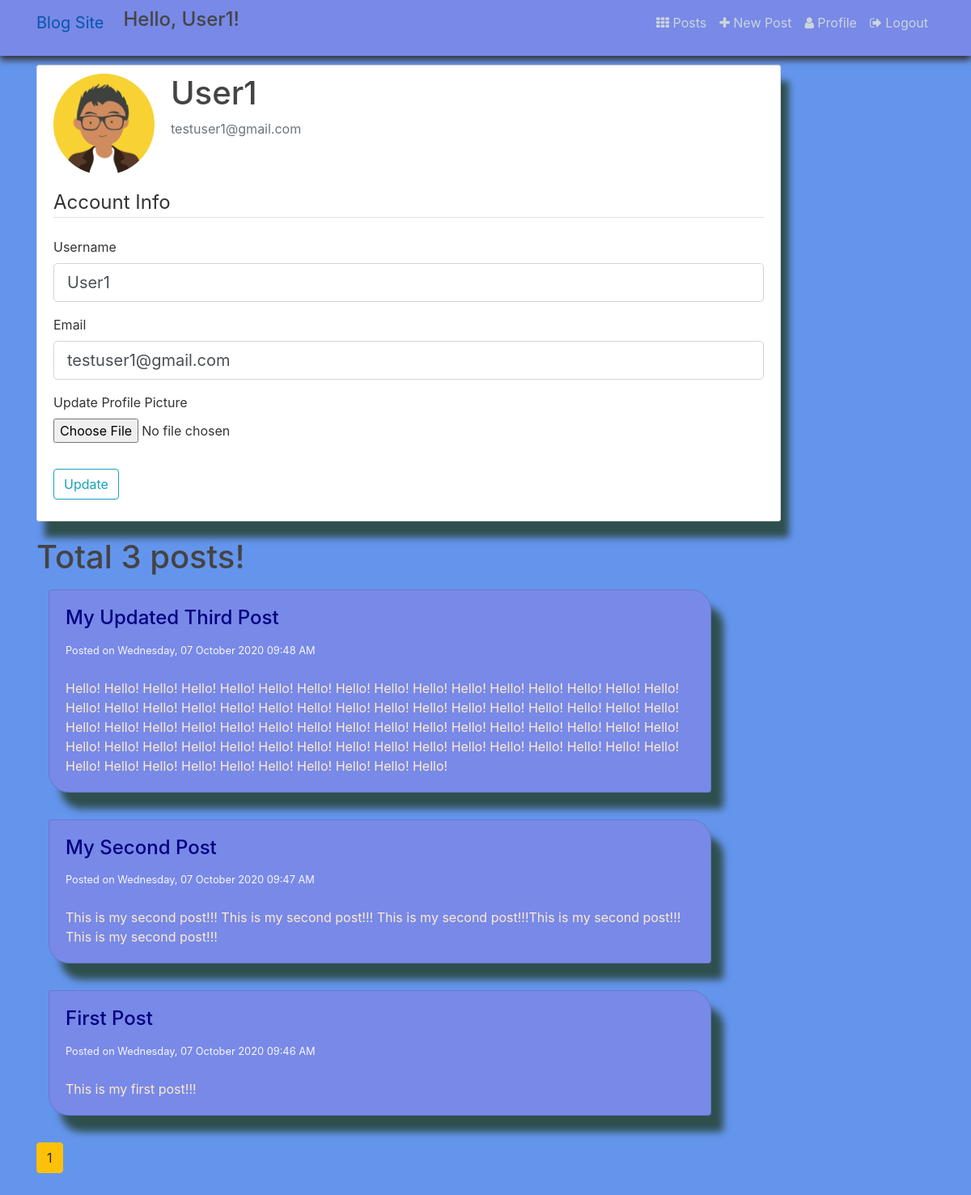
Page /account (signed in) on the committed database.
### flaskblog/models.py (models this page shows, shortened)
class User(db.Model, UserMixin):
    id = db.Column(db.Integer, primary_key=True)
    username = db.Column(db.String(20), unique=True, nullable=False)
    email = db.Column(db.String(120), unique=True, nullable=False)
    image_file = db.Column(db.String(20), nullable=False, default='default.png')
    password = db.Column(db.String(60), nullable=False)
    posts = db.relationship('Post', backref='author', lazy=True)

class Post(db.Model):
    id = db.Column(db.Integer, primary_key=True)
    title = db.Column(db.String(100), nullable=False)
    date_posted = db.Column(db.DateTime, nullable=False, default=datetime.utcnow)
    content = db.Column(db.Text, nullable=False)
    user_id = db.Column(db.Integer, db.ForeignKey('user.id'), nullable=False)

### flaskblog/users/routes.py (the view)
@users.route("/account", methods=['GET', 'POST'])
@login_required
def account():
    form = UpdateAccountForm()
    if form.validate_on_submit():
        if form.picture.data:
            picture_file = save_picture(form.picture.data)
            current_user.image_file = picture_file
        current_user.username = form.username.data
        current_user.email = form.email.data
        db.session.commit()
        flash('Your account has been updated!', 'success')
        return redirect(url_for('users.account'))
    elif request.method == 'GET':
        form.username.data = current_user.username
        form.email.data = current_user.email
        page = request.args.get('page', 1, type=int)
        user = User.query.filter_by(username=form.username.data).first_or_404()
        posts = Post.query.filter_by(author=user)\
            .order_by(Post.date_posted.desc())\
            .paginate(page=page, per_page=5)
    image_file = url_for('static', filename='profile_pics/' + current_user.image_file)
    return render_template('account.html', title='Account', image_file=image_file, form=form, posts=posts, user=user)

### flaskblog/users/forms.py (shortened to what this page needs)
class UpdateAccountForm(FlaskForm):
    username = StringField('Username',
                           validators=[DataRequired(), Length(min=2, max=20)])
    email = StringField('Email',
                        validators=[DataRequired(), Email()])
    picture = FileField('Update Profile Picture', validators=[FileAllowed(['jpg', 'png'])])
    submit = SubmitField('Update')

### flaskblog/models.py (called while the page is built)
@login_manager.user_loader
def load_user(user_id):
    return User.query.get(int(user_id))

### flaskblog/templates/account.html (shortened to what this page needs)
{% extends "layout.html" %}
{% block content %}
    <div class="content-section">
      <div class="media">
        <img class="rounded-circle account-img" src="{{ image_file }}">
        <div class="media-body">
          <h2 class="account-heading">{{ current_user.username }}</h2>
          <p class="text-secondary">{{ current_user.email }}</p>
        </div>
      </div>
      <form method="POST" action="" enctype="multipart/form-data">
          <fieldset class="form-group">
              <legend class="border-bottom mb-4">Account Info</legend>
              <div class="form-group">
                  {{ form.username.label(class="form-control-label") }}
                  {% if form.username.errors %}
                      {{ form.username(class="form-control form-control-lg is-invalid") }}
                      <div class="invalid-feedback">
                          {% for error in form.username.errors %}
                              <span>{{ error }}</span>
                          {% endfor %}
                      </div>
                  {% else %}
                      {{ form.username(class="form-control form-control-lg") }}
                  {% endif %}
              </div>
              <div class="form-group">
                  {{ form.email.label(class="form-control-label") }}
                  {% if form.email.errors %}
                      {{ form.email(class="form-control form-control-lg is-invalid") }}
                      <div class="invalid-feedback">
                          {% for error in form.email.errors %}
                              <span>{{ error }}</span>
                          {% endfor %}
                      </div>
                  {% else %}
                      {{ form.email(class="form-control form-control-lg") }}
                  {% endif %}
              </div>
              <div class="form-group">
                  {{ form.picture.label() }}
                  {{ form.picture(class="form-control-file") }}
              </div>
          </fieldset>
          <div class="form-group">
              {{ form.submit(class="btn btn-outline-info") }}
          </div>
      </form>
    </div>
    <h1 class="mb-3">Total {{ posts.total }} posts!</h1>
        {% for post in posts.items %}
        <div class="container" style="display: flex;">
            <div class="card" style="margin-bottom: 20px;">
                <div class="card-body">
                  <h4 class="card-title"><a class="title" href="{{ url_for('posts.post', post_id=post.id) }}">{{ post.title }}</a></h4>
                  <small>Posted on {{ post.date_posted.strftime('%A, %d %B %Y %I:%M %p') }}</small>
                  <br>
                  <br>
                  <p class="card-text">{{ post.content }}</p>
                </div>
            </div>
        </div>
        {% endfor %}
    {% for page_num in posts.iter_pages(left_edge=1, right_edge=1, left_current=1, right_current=2) %}
      {% if page_num %}
        {% if posts.page == page_num %}
          <a class="btn btn-warning mb-4" href="{{ url_for('users.user_posts', username=user.username, page=page_num) }}">{{ page_num }}</a>
        {% else %}
          <a class="btn btn-outline-warning mb-4" href="{{ url_for('users.user_posts', username=user.username, page=page_num) }}">{{ page_num }}</a>
        {% endif %}
      {% else %}
        ...
      {% endif %}
    {% endfor %}
{% endblock content %}

### flaskblog/templates/layout.html (shortened to what this page needs)
<!DOCTYPE html>
<html>
<head>
    <link rel="stylesheet" href="https://maxcdn.bootstrapcdn.com/bootstrap/4.0.0/css/bootstrap.min.css">
    <link rel="stylesheet" href="https://cdnjs.cloudflare.com/ajax/libs/font-awesome/4.7.0/css/font-awesome.min.css">
    <link rel="stylesheet" type="text/css" href="{{ url_for('static', filename='main.css') }}">
</head>
<body style="background: cornflowerblue;">
    <header class="site-header">
      <nav class="navbar navbar-expand-md navbar-dark fixed-top" style="background-color: rgb(120, 137, 231); box-shadow: 0px 5px 8px;">
        <div class="container">
          <a class="navbar-brand mr-4" href="/" style="color: rgb(7, 85, 173);">Blog Site</a>
          {% if current_user.is_authenticated %}
            <h4>Hello, {{ current_user.username }}!</h4>
          {% endif %}
          <div class="collapse navbar-collapse" id="navbarToggle" style="justify-content: flex-end;">
            <div class="navbar-nav">
              {% if current_user.is_authenticated %}
                <a class="nav-item nav-link" href="{{ url_for('posts.allpost') }}"><i class="fa fa-th"></i> Posts</a>
                <a class="nav-item nav-link" href="{{ url_for('posts.new_post') }}"><i class="fa fa-plus"></i> New Post</a>
                <a class="nav-item nav-link" href="{{ url_for('users.account') }}"><i class="fa fa-user"></i> Profile</a>
                <a class="nav-item nav-link" href="{{ url_for('users.logout') }}"><i class="fa fa-sign-out"></i> Logout</a>
              {% else %}
                <a class="nav-link nav-item" href="{{ url_for('users.login') }}"><i class="fa fa-sign-in"></i> Login</a>
                <a class="nav-link nav-item" href="{{ url_for('users.register') }}"><i class="fa fa-check-square-o"></i> Register</a>
              {% endif %}
            </div>
          </div>
        </div>
      </nav>
    </header>
    <main role="main" class="container">
      <div class="row">
        <div class="col-md-10">
          {% block content %}{% endblock %}
        </div>
      </div>
    </main>
</body>
</html>

### flaskblog/static/main.css (style rules this page uses)
body { background: #fafafa; color: #333333; margin-top: 5rem; }
h1, h2, h3, h4, h5, h6 { color: #444444; }
.site-header .navbar-nav .nav-link { color: #cbd5db; }
.content-section { background: #ffffff; padding: 10px 20px; border: 1px solid #dddddd; border-radius: 3px; margin-bottom: 20px; }
.account-img { height: 125px; width: 125px; margin-right: 20px; margin-bottom: 16px; }
.account-heading { font-size: 2.5rem; }

### flaskblog/templates/account.html (style rules this page uses)
.container { margin-bottom: 0.8rem; }
.content-section { box-shadow: 10px 20px 8px darkslategray; }
.card { border-top-right-radius: 25px; border-bottom-left-radius: 25px; background-color: rgb(120, 137, 231); box-shadow: 15px 20px 10px darkslategray; width: 92%; }
.card-title { color: navy; }
a { color: navy; }
small { color: ghostwhite; }
p { color: blanchedalmond; }

### rows in the picture
User: username "User1", email "testuser1@gmail.com"
Post: title "My Updated Third Post", date_posted "Wednesday, 07 October 2020 09:48 AM", content "Hello! Hello! Hello! Hello! Hello! Hello! Hello! Hello! Hello! Hello! Hello! Hello! Hello! Hello! Hello! Hello! Hello! Hello! Hello! Hello! Hello! Hello! Hello! Hello! Hello! Hello! Hello! Hello! Hello! Hello! Hello! Hello! Hello! Hello! Hello! Hello! Hello! Hello! Hello! Hello! Hello! Hello! Hello! Hello! Hello! Hello! Hello! Hello! Hello! Hello! Hello! Hello! Hello! Hello! Hello! Hello! Hello! Hello! Hello! Hello! Hello! Hello! Hello! Hello! Hello! Hello! Hello! Hello! Hello! Hello! Hello! Hello! Hello! Hello!"
Post: title "My Second Post", date_posted "Wednesday, 07 October 2020 09:47 AM", content "This is my second post!!! This is my second post!!! This is my second post!!!This is my second post!!! This is my second post!!!"
Post: title "First Post", date_posted "Wednesday, 07 October 2020 09:46 AM", content "This is my first post!!!"

### other values in the picture
{{ posts.total }} "3"
{{ page_num }} "1"
